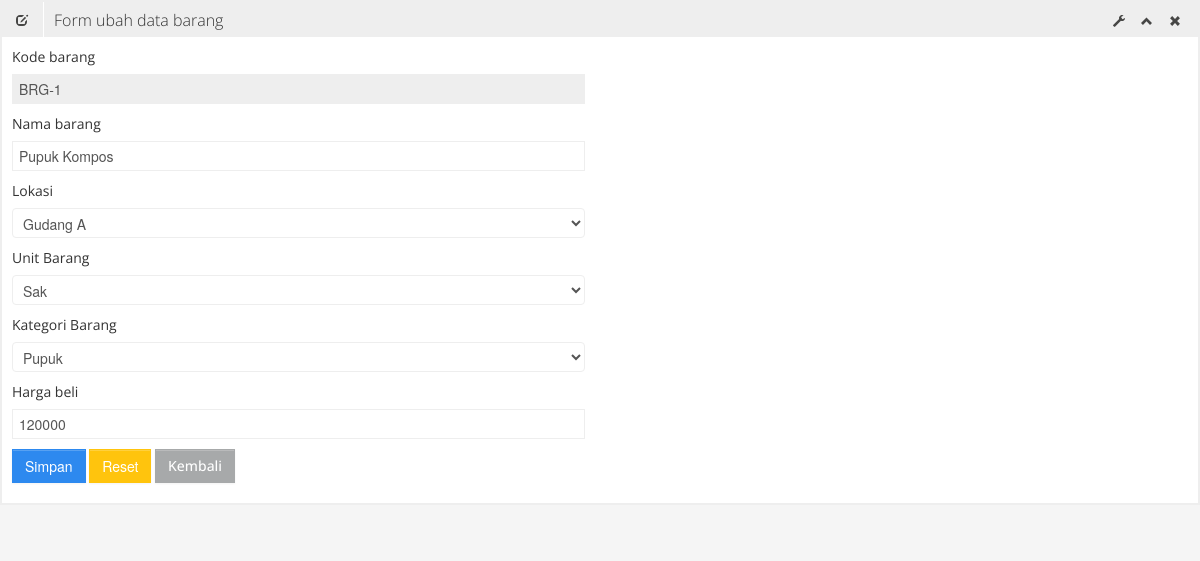
/coba2.php?halaman=form_ubah_data&kode=barang_update&id=1 (signed in), run on the app's committed database.
### tables this page shows
CREATE TABLE IF NOT EXISTS `barang` (
  `inc` int(9) NOT NULL AUTO_INCREMENT,
  `lokasi_id` int(11) NOT NULL,
  `barang_id` varchar(14) NOT NULL,
  `barang_nama` varchar(90) NOT NULL,
  `unit_id` tinyint(3) NOT NULL DEFAULT '0',
  `kategori_id` tinyint(3) DEFAULT NULL,
  `harga_beli` int(10) NOT NULL,
  PRIMARY KEY (`inc`),
  KEY `barang_id` (`barang_id`)
);

CREATE TABLE IF NOT EXISTS `lokasi` (
  `lokasi_id` int(11) NOT NULL AUTO_INCREMENT,
  `lokasi` varchar(35) NOT NULL,
  PRIMARY KEY (`lokasi_id`)
);

CREATE TABLE IF NOT EXISTS `unit` (
  `unit_id` tinyint(3) NOT NULL AUTO_INCREMENT,
  `unit` varchar(25) DEFAULT NULL,
  PRIMARY KEY (`unit_id`)
);

CREATE TABLE IF NOT EXISTS `kategori` (
  `kategori_id` tinyint(3) NOT NULL AUTO_INCREMENT,
  `kategori` varchar(25) DEFAULT NULL,
  PRIMARY KEY (`kategori_id`)
);

### coba2.php (the view, shortened to what this page needs)
<!DOCTYPE html>
<html lang="en">
<head>
	<link id="bootstrap-style" href="css/bootstrap.min.css" rel="stylesheet">
	<link href="css/bootstrap-responsive.min.css" rel="stylesheet">
	<link id="base-style" href="css/style.css" rel="stylesheet">
	<link id="base-style-responsive" href="css/style-responsive.css" rel="stylesheet">
<link href="validasi/style_login.css" rel="stylesheet" type="text/css" />
</head>
<body>
<form method="post">
<?php
		$pesan = "SELECT barang.*, kategori, lokasi, unit from barang
					inner join kategori on kategori.kategori_id = barang.kategori_id
					inner join lokasi on lokasi.lokasi_id = barang.lokasi_id
					inner join unit on unit.unit_id = barang.unit_id
					WHERE inc = '$_GET[id]'";
		$query=mysql_query($pesan);
		$data=mysql_fetch_array($query);
		$sql = mysql_query("SELECT * FROM lokasi WHERE lokasi_id <> '$data[lokasi_id]'");
		$sql2 = mysql_query("SELECT * FROM unit WHERE unit_id <> '$data[unit_id]'");
		$sql3 = mysql_query("SELECT * FROM kategori WHERE kategori_id <> '$data[kategori_id]'");
	echo "
	<form method='post'>
	<div class='row-fluid sortable'>
				<div class='box span12'>
					<div class='box-header' data-original-title>
						<h2><i class='halflings-icon edit'></i><span class='break'></span>Form ubah data barang</h2>
						<div class='box-icon'>
							<a href='#' class='btn-setting'><i class='halflings-icon wrench'></i></a>
							<a href='#' class='btn-minimize'><i class='halflings-icon chevron-up'></i></a>
							<a href='#' class='btn-close'><i class='halflings-icon remove'></i></a>
						</div>
					</div>
					<div class='box-content'>
						<form class='form-horizontal'>
						  <fieldset>
						  <input type=hidden name=inc id=inc value=$data[inc] />
							<div class='control-group'>
							<label class='control-label' for='typeahead'>Kode barang </label>
							<div class='controls'>
							<input type='text' name=Barang_Kode class='span6 typeahead field required' readonly='true' id='typeahead' title='field ini harus di isi' value='".$data['barang_id']."'/>
							</div>
							<div class='control-group'>
							<label class='control-label' for='typeahead'>Nama barang </label>
							<div class='controls'>
							<input type='text' name=nmbarang class='span6 typeahead field required' id='typeahead' title='field ini harus di isi' value='".$data['barang_nama']."'/>
							</div>
							<div class='control-group'>
							<label class='control-label' for='typeahead'>Lokasi </label>
							<div class='controls'>
							<select name='lokasi' class='span6 typeahead field required'>
								<option value='".$data['lokasi_id']."'>".$data['lokasi']."</option>
								"; while($tampil = mysql_fetch_array($sql)):  echo "
								<option value='".$tampil['lokasi_id']."'>".$tampil['lokasi']."</option>
								 "; endwhile;
							echo "
							</select>
							</div>
								<div class='control-group'>
							<label class='control-label' for='typeahead'>Unit Barang</label>
							<div class='controls'>
							<select name='unit' class='span6 typeahead field required'>
								<option value='".$data['unit_id']."'>".$data['unit']."</option>
								"; while($tampil = mysql_fetch_array($sql2)):  echo "
								<option value='".$tampil['unit_id']."'>".$tampil['unit']."</option>
								 "; endwhile;
							echo "
							</select>
							</div>
							<div class='control-group'>
							<label class='control-label' for='typeahead'>Kategori Barang</label>
							<div class='controls'>
							<select name='kategori' class='span6 typeahead field required'>
								<option value='".$data[kategori_id]."'>".$data[kategori]."</option>
								"; while($tampil = mysql_fetch_array($sql3)):  echo "
								<option value='".$tampil[kategori_id]."'>".$tampil[kategori]."</option>
								 "; endwhile;
							echo "
							</select>
							</div>
							<div class='control-group'>
							<label class='control-label' for='typeahead'>Harga beli </label>
							<div class='controls'>
							<input type='text' onkeypress=\"return isNumberKey(event)\" name=harga_beli class='span6 typeahead field required' id='typeahead' title='field ini harus di isi' value='".$data[harga_beli]."'>
							</div>
							<input type=submit class='btn btn-primary' name=simpan value=Simpan />
							<input type=reset name=BatalBar class='btn btn-warning' value=Reset />
							 <a href='index.php?halaman=data_barang' class='btn'>
   								<span>Kembali </span></a>
							</div>
						  </fieldset>
						</form>
					</div>
				</div>
				</form>";
?>
</form>
</body>
</html>

### css/style.css (style rules this page uses)
body { background: #F5F5F5; color: #333; border: none; font-family: 'Open Sans', sans-serif; font-weight: 400; }
a { color: #646464; }
h2 { font-size: 16px; line-height: 16px; }
.box { border: 2px solid #eee; background: #fff !important; margin-bottom: 28px; }
.box-header { height: 16px; font-size: 16px; line-height: 16px; padding: 10px; background: #eee; -webkit-box-shadow: none; -moz-box-shadow: none; box-shadow: none; overflow: hidden; }
.box-header h2 { float:left; margin-top: 0px; font-weight: 300; }
.box-header h2 i { margin: 0px 3px 0px 4px; opacity: .8; filter: alpha(opacity=80); -ms-filter:"progid:DXImageTransform.Microsoft.Alpha(Opacity=80)"; }
.box-header .box-icon { float:right; margin-top: 1px; }
.box-header .box-icon i { -webkit-transition: all 0.1s ease-in-out; -moz-transition: all 0.1s ease-in-out; -o-transition: all 0.1s ease-in-out; -ms-transition: all 0.1s ease-in-out; transition: all 0.1s ease-in-out; opacity: .8; filter: alpha(opacity=80); -ms-filter:"progid:DXImageTransform.Microsoft.Alpha(Opacity=80)"; }
.box-header .box-icon a { margin: 0px 5px; }
.box-content { position: relative; z-index: 50; margin-top: -1px; padding: 10px; background: #fff !important; }
.btn { display: inline-block; padding: 6px 12px; margin-bottom: 0; font-size: 14px; font-weight: 500; line-height: 20px; text-align: center; white-space: nowrap; vertical-align: middle; cursor: pointer; border: 1px solid #a7a9aa; -webkit-border-radius: 0px !important; border-radius: 0px !important; }
.btn { color: #ffffff; background-color: #a7a9aa; border-color: #a7a9aa; background-image: none; filter: none; text-shadow: none; }
.btn-primary { background-color: #2D89EF; border-color: #2D89EF; }
.btn-warning { background-color: #FFC40D; border-color: #FFC40D; }

### css/halflings.css (style rules this page uses)
html, html .halflings { -webkit-font-smoothing: antialiased !important; }
.halflings-icon { display: inline-block; width: 14px; height: 14px; line-height: 14px; vertical-align: text-top; background-image: url(../img/glyphicons_halflings.svg); background-position: 0 0; background-repeat: no-repeat; vertical-align: top; *display: inline; *zoom: 1; *margin-right: .3em; }
.halflings-icon.remove { background-position: -312px 0; }
.halflings-icon.edit { background-position: -96px -72px; }
.halflings-icon.chevron-up { background-position: -288px -120px; }
.halflings-icon.wrench { background-position: -360px -144px; }

### data on the page
barang: Barang_Kode "BRG-1", nmbarang "Pupuk Kompos", lokasi "Gudang A", unit "Sak", kategori "Pupuk", harga_beli "120000"
